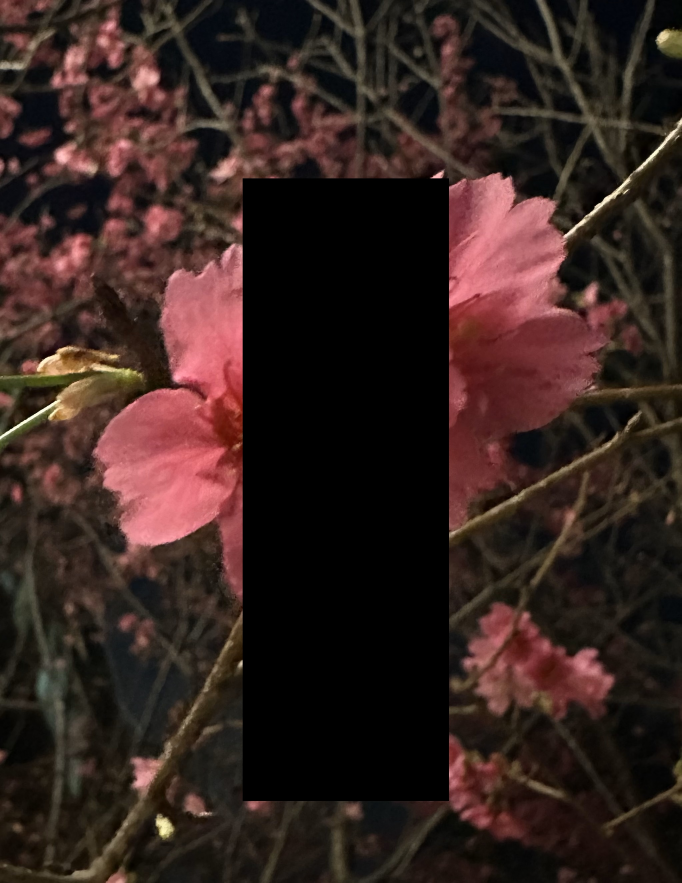
#> input picture MP1_augmented_dataset/black_patched_0001.jpg, 2045 x 2648 px, given in place of 0001.jpg, which was not available (shown at 1/3 size)
$ jupyter execute MP1_Affine_Transformations.ipynb   (text cells are left out)
#> lines starting #> are read from the running program, lines starting #| are printed output that depends on the picture; pictures that were not available may be replaced by others from this repository, and a replacement may not be noted
[cell 1]
# !pip install opencv-python numpy matplotlib ipywidgets

[cell 2]
import os
import cv2 as cv
import random
import math
import numpy as np
import matplotlib.pyplot as plt
from ipywidgets import interact, IntSlider, fixed

[cell 3]
# The current working directory to gauge the reference point for other paths to be accessed.
base_dir = os.getcwd()
# The directory where the dataset of images to be augmented is stored.
dataset_dir = os.path.join(base_dir, 'dataset')
# The directory where the augmented dataset will be stored.
output_dir = os.path.join(base_dir, 'MP1_augmented_dataset')

# If the output directory does not exist, it is created automatically
os.makedirs(output_dir, exist_ok=True)

# a sample image to be used for interactive visualization
image_path = os.path.join('dataset', '0001.jpg')

[cell 4]
def display_images(original_img, reshaped_img, modified_title, show_axis=False):
    """
    Displays two images side by side using Matplotlib.

    Args:
        original_img (np.ndarray): The original image.
        reshaped_img (np.ndarray): The image after transformation.
        reshaped_title (str): Title of the modified image display.
        show_axis (bool): Flag to show or hide axis labels. Defaults to False.
    """
    plt.figure(figsize=(10, 5))

    # Display the original image with additional styling
    plt.subplot(1, 2, 1)
    plt.imshow(cv.cvtColor(original_img, cv.COLOR_BGR2RGB))
    plt.title("Original Image", fontsize=16, color='#D1768F')
    if not show_axis:
        plt.axis('off')

    # Display the modified image with additional styling
    plt.subplot(1, 2, 2)
    plt.imshow(cv.cvtColor(reshaped_img, cv.COLOR_BGR2RGB))
    plt.title(modified_title, fontsize=16, color='#D1768F')
    if not show_axis:
        plt.axis('off')

    plt.tight_layout()
    plt.show()

[cell 5]
def save_image(img, filename):
    """
    Saves an image to the output directory.

    Args:
        img (np.ndarray): The image to be saved.
        filename (str): The filename under which the image will be saved in the output directory.
    """
    output_path = os.path.join(output_dir, filename)
    cv.imwrite(output_path, img)

[cell 6]
def reshape_image(img, new_width, new_height):
    """
    Resizes the input image to the specified width and height.

    Args:
        img (numpy.ndarray): The input image to be reshaped, represented as a NumPy array.
        new_width (int): The desired width of the reshaped image.
        new_height (int): The desired height of the reshaped image.

    Returns:
        numpy.ndarray: The reshaped image with the new dimensions.
    """
    return cv.resize(img, (new_width, new_height))

[cell 7]
img = cv.imread(image_path)
#> img is the input picture: shape (2648, 2045, 3); mean B, G, R 31.3, 35.4, 53.3
reshaped_img = reshape_image(img, 100, 100)
#> in reshape_image, `return cv.resize(img, (new_width, new_height))`:
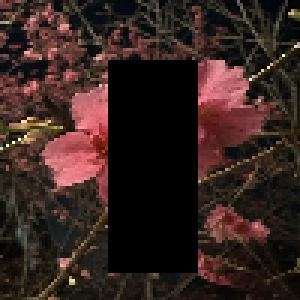
#> returned value: shape (100, 100, 3) (shown 3 times larger); mean of channels 0, 1, 2 31.3, 35.5, 53.4; drawn as B, G, R
display_images(img, reshaped_img, f"Reshaped Image (100, 100)", show_axis=True)

[cell 8]
def interactive_reshape(image_path, new_width, new_height, show_axis=False):
    img = cv.imread(image_path)
    if img is None:
        print("Error: Could not read image")
        return

    reshaped_img = reshape_image(img, new_width, new_height)
    display_images(img, reshaped_img, f"Reshaped Image ({new_width}, {new_height})", show_axis)

slider_style = {'description_width': 'initial', 'handle_color': '#D1768F'}

interact(
    interactive_reshape,
    image_path=fixed(image_path),
    new_width=IntSlider(value=100, min=50, max=500, step=10, description='Width', style=slider_style),
    new_height=IntSlider(value=100, min=50, max=500, step=10, description='Height', style=slider_style),
    show_axis=fixed(True)
)
#> the sliders are set to image_path = <module 'ipywidgets.fixed_' fr, new_width = 100, new_height = 100, show_axis = <module 'ipywidgets.fixed_' fr
#> (the call stopped at in interactive_reshape, `img = cv.imread(image_path)`: ipywidgets is not available in this run)

[cell 9]
def black_patch(img, num_patch=1):
    """
    Applies a black patch to random locations on the input image.

    Args:
        img (numpy.ndarray): The input image represented as a NumPy array.
        num_patch (int, optional): The number of black patches to apply. Defaults to 1.

    Returns:
        numpy.ndarray: The modified image with black patches applied.
    """
#> called with num_patch = 1

    img = img.copy()
    h, w = img.shape[:2]
    mean = [0.4914, 0.4822, 0.4465]
    sl = 0.02
    sh = 0.4
    r1 = 0.3

    for _ in range(num_patch):
        for attempt in range(100):
            area = h * w
            target_area = random.uniform(sl, sh) * area
            aspect_ratio = random.uniform(r1, 1/r1)
            patch_h = int(round(math.sqrt(target_area * aspect_ratio)))
            patch_w = int(round(math.sqrt(target_area / aspect_ratio)))
            if patch_w < w and patch_h < h:
                x1 = random.randint(0, h - patch_h)
                y1 = random.randint(0, w - patch_w)
                img[x1:x1 + patch_h, y1:y1 + patch_w, 0] = mean[0]
                img[x1:x1 + patch_h, y1:y1 + patch_w, 1] = mean[1]
                img[x1:x1 + patch_h, y1:y1 + patch_w, 2] = mean[2]
                break
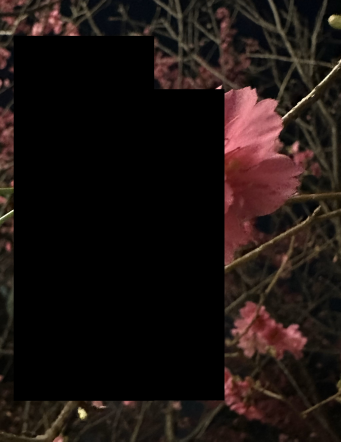
#> img: shape (2648, 2045, 3) (shown at 1/6 size); mean B, G, R 17.1, 19.8, 28.9
    return img

[cell 10]
patched_img = black_patch(img, 1)
display_images(img, patched_img, "Black Patched Image", show_axis=False)

[cell 11]
def interactive_black_patch(image_path, num_patch):
    img = cv.imread(image_path)
    if img is None:
        print("Error: Could not read image")
        return
    modified_img = black_patch(img, num_patch=num_patch)

    display_images(img, modified_img, "Black Patched Image", show_axis=False)

interact(
    interactive_black_patch,
    image_path=fixed(image_path),
    num_patch=IntSlider(value=1, min=1, max=10, step=1, description='Num Erases', style=slider_style)
)
#> the sliders are set to image_path = <module 'ipywidgets.fixed_' fr, num_patch = 1
#> (the call stopped at in interactive_black_patch, `img = cv.imread(image_path)`: ipywidgets is not available in this run)

[cell 12]
def shift_image(img, x_shift, y_shift):
    """
    Shifts an image by a specified number of pixels in the x and y directions.

    Parameters:
    img (numpy.ndarray): The input image to be shifted.
    x_shift (int): The number of pixels to shift the image horizontally.
    y_shift (int): The number of pixels to shift the image vertically.

    Returns:
    numpy.ndarray: The shifted image with the same dimensions as the input image.
    """
#> called with x_shift = 213, y_shift = 725
    h, w = img.shape[:2]
    M = np.float32([[1, 0, x_shift], [0, 1, y_shift]])
    shifted_img = cv.warpAffine(img, M, (w, h))
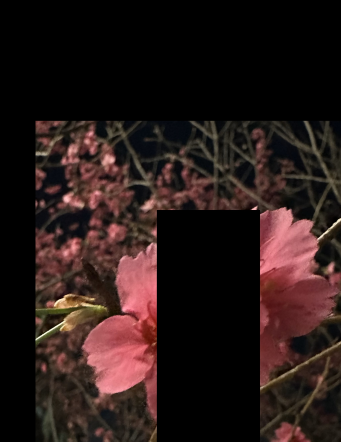
#> shifted_img: shape (2648, 2045, 3) (shown at 1/6 size); mean B, G, R 23.6, 25.6, 40.5
    return shifted_img

[cell 13]
"an example of a shifted image given a static input"
shifted_img = shift_image(img, 213, 725)
display_images(img, shifted_img, "Shifted Image", show_axis=False)

[cell 14]
def interactive_shift(image_path, x_shift, y_shift):
    """
    This function allows the use of the shift_image function to be
    interactive by adding sliders to change the x and y value

    Parameters:
    image_path (str): The path to the image file to be read and shifted.
    x_shift (int): The number of pixels to shift the image horizontally.
    y_shift (int): The number of pixels to shift the image vertically.

    Returns:
    The function will print an error message and return if the specified image
    cannot be read. Otherwise, this function instead does not return a value;
    it only displays the original and shifted images.
    """
    img = cv.imread(image_path)
    if img is None:
        print("Error: Could not read image")
        return
    modified_img = shift_image(img, x_shift, y_shift)
    display_images(img, modified_img, "Shifted Image", show_axis=False)

interact(
    interactive_shift,
    image_path=fixed(image_path),
    x_shift=IntSlider(value=213, min=-1000, max=1000, step=1, description='X Shift', style=slider_style),
    y_shift=IntSlider(value=725, min=-1000, max=1000, step=1, description='Y Shift', style=slider_style)
)
#> the sliders are set to image_path = <module 'ipywidgets.fixed_' fr, x_shift = 213, y_shift = 725
#> (the call stopped at in interactive_shift, `img = cv.imread(image_path)`: ipywidgets is not available in this run)

[cell 15]
def rotate_image(img, angle):
    """
    Rotates an image around its center by a specified angle.

    Parameters:
    img (numpy.ndarray): The input image to be rotated.
    angle (float): The angle of rotation in degrees. Positive values rotate counter-clockwise, and negative values rotate clockwise.

    Returns:
    numpy.ndarray: The rotated image with the same dimensions as the input image.
    """
#> called with angle = 90
    h, w = img.shape[:2]
    center = (w // 2, h // 2)
    M = cv.getRotationMatrix2D(center, angle, 1.0)
    rotated_img = cv.warpAffine(img, M, (w, h))
    return rotated_img

[cell 16]
"an example of a rotated image given a static input"
rotated_img = rotate_image(img, 90)
display_images(img, rotated_img, "Rotated Image", show_axis=False)

[cell 17]
def interactive_rotation(image_path, angle):
    """
    This function allows the use of the rotate_image function to be
    interactive by adding sliders to change the rotation angle.

    Parameters:
    image_path (str): The path to the image file to be read and rotated.
    angle (int): The angle in degrees to rotate the image. Positive values rotate counter-clockwise.

    Returns:
    If the specified image cannot be read, the function will print an error message and exit.
    Otherwise, this function does not return a value; it only displays the original and rotated images.
    """
    img = cv.imread(image_path)
    if img is None:
        print("Error: Could not read image")
        return
    modified_img = rotate_image(img, angle)
    display_images(img, modified_img, "Rotated Image", show_axis=False)

interact(
    interactive_rotation,
    image_path=fixed(image_path),
    angle=IntSlider(value=213, min=0, max=360, step=1, description='Rotation Angle', style=slider_style)
)
#> the sliders are set to image_path = <module 'ipywidgets.fixed_' fr, angle = 213
#> (the call stopped at in interactive_rotation, `img = cv.imread(image_path)`: ipywidgets is not available in this run)

[cell 18]
def flip_image(img, flip_code):
    """
    Parameters:
    img (numpy.ndarray): The input image to be flipped.
    flip_code (int): The code that defines the axis of flipping:
        0  -> Flips the image vertically.
        1  -> Flips the image horizontally.
        -1 -> Flips the image both vertically and horizontally.

    Returns:
    numpy.ndarray: The flipped image.
    """
#> called with flip_code = 1
    flipped_img = cv.flip(img, flip_code)
    return flipped_img

flipped_img = flip_image(img, 1)

[cell 19]
display_images(img, flipped_img, "Flipped Image", show_axis=False)
#> in display_images (call 5), `plt.show()`:
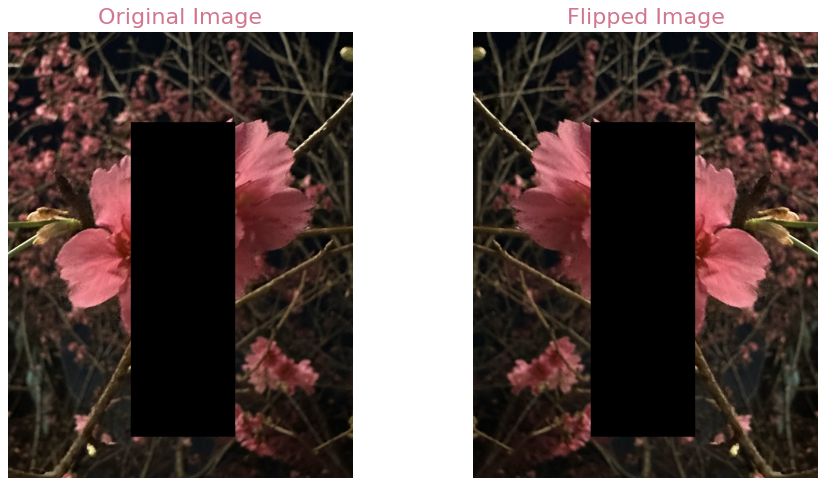
#> figure drawn by matplotlib, 2 panels

[cell 20]
def interactive_flip(image_path, flip_code):
    """
    interactive_flip(image_path, flip_code)
    This function is designed to allow interaction with the image flipping process via a slider.

    Parameters:
    image_path (str): Path to the image to be flipped.
    flip_code (int): The code to determine how the image should be flipped (-1, 0, or 1).
    """
    img = cv.imread(image_path)
    if img is None:
        print("Error: Could not read image")
        return
    modified_img = flip_image(img, flip_code)
    display_images(img, modified_img, "Flipped Image", show_axis=False)

interact(
    interactive_flip,
    image_path=fixed(image_path),
    flip_code=IntSlider(value=1, min=-1, max=1, step=1, description='Flip Code', style=slider_style)
)
#> the sliders are set to image_path = <module 'ipywidgets.fixed_' fr, flip_code = 1
#> (the call stopped at in interactive_flip, `img = cv.imread(image_path)`: ipywidgets is not available in this run)

[cell 21]
def apply_and_save_augmentation(img, original_name, function_name, augment_func):
    """
    img : numpy.ndarray
        The original image represented as a NumPy array (typically loaded using OpenCV or other image libraries).

    original_name : str
        The base name of the original image file. This is used to generate a new name for the augmented image.

    function_name : str
        The name of the augmentation function being applied (e.g., "flip", "rotate", "noise").
        This will be included in the new file name to indicate what transformation has been applied.

    augment_func : function
        A function that performs the desired augmentation on the image. This function should accept an image
        as an input and return the augmented version of the image.

    Returns:
    -------
    None
        The function saves the augmented image to disk with the new name but does not return any value.
    """
    augmented_img = augment_func(img)
    new_name = f"{function_name}_{original_name}"
    save_image(augmented_img, new_name)

[cell 22]
def process_images(dataset_dir):
    count = 0
    target_size = (100, 100)

    for filename in os.listdir(dataset_dir):
        if filename.endswith('.jpg'):
            img_path = os.path.join(dataset_dir, filename)
            img = cv.imread(img_path)

            reshaped_img = reshape_image(img, target_size[0], target_size[1])
            reshaped_name = f"reshaped_{filename}"
            save_image(reshaped_img, reshaped_name)
            count += 1

            apply_and_save_augmentation(img, filename, 'black_patched', lambda img: black_patch(img))
            apply_and_save_augmentation(img, filename, 'shifted', lambda img: shift_image(img, 213, 725))

            apply_and_save_augmentation(img, filename, 'rotated_45', lambda img: rotate_image(img, 45))
            apply_and_save_augmentation(img, filename, 'rotated_90', lambda img: rotate_image(img, 90))
            apply_and_save_augmentation(img, filename, 'rotated_180', lambda img: rotate_image(img, 180))
#> call 4 of rotate_image, with angle = 180
#> in rotate_image (call 4), `rotated_img = cv.warpAffine(img, M, (w, h))`:
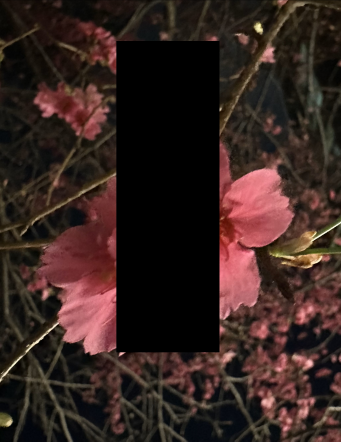
#> rotated_img: shape (2648, 2045, 3) (shown at 1/6 size); mean B, G, R 31.3, 35.4, 53.3
            apply_and_save_augmentation(img, filename, 'rotated_270', lambda img: rotate_image(img, 270))
#> in rotate_image (call 5), `rotated_img = cv.warpAffine(img, M, (w, h))`:
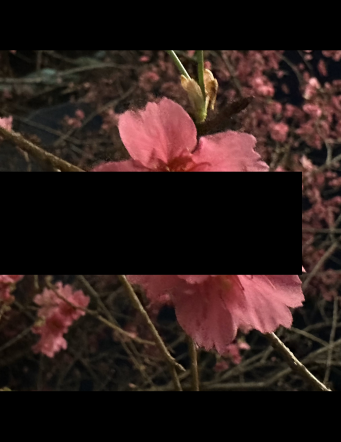
#> rotated_img: shape (2648, 2045, 3) (shown at 1/6 size); mean B, G, R 25, 27.9, 43.8

            apply_and_save_augmentation(img, filename, 'flipped_horizontal', lambda img: flip_image(img, 1))
            apply_and_save_augmentation(img, filename, 'flipped_vertical', lambda img: flip_image(img, 0))
#> call 3 of flip_image, with flip_code = 0
#> in flip_image (call 3), `flipped_img = cv.flip(img, flip_code)`:
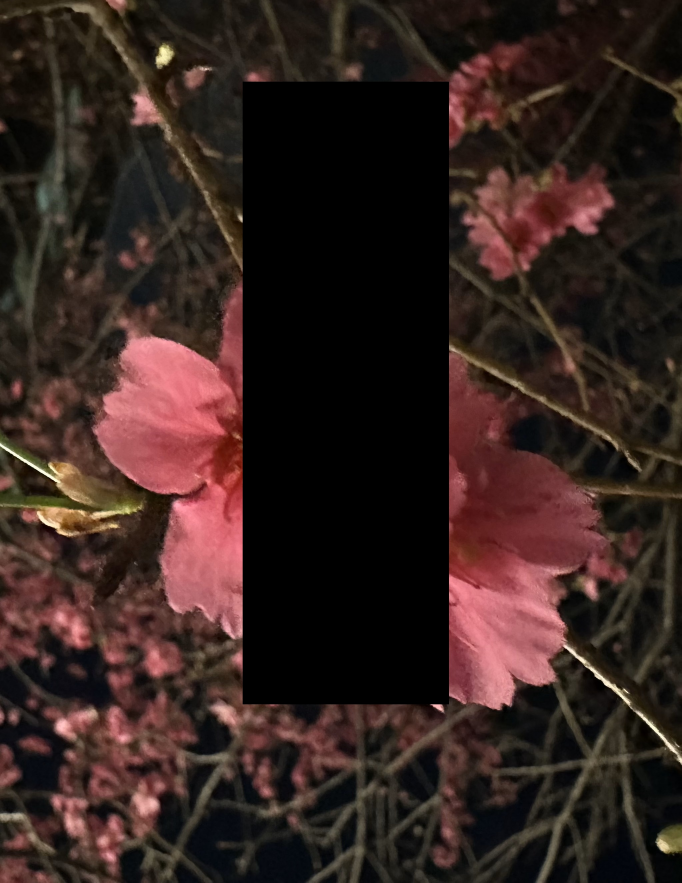
#> flipped_img: shape (2648, 2045, 3) (shown at 1/3 size); mean B, G, R 31.3, 35.4, 53.3
            apply_and_save_augmentation(img, filename, 'flipped_both', lambda img: flip_image(img, -1))

$ run again, on MP1_augmented_dataset/black_patched_0008.jpg
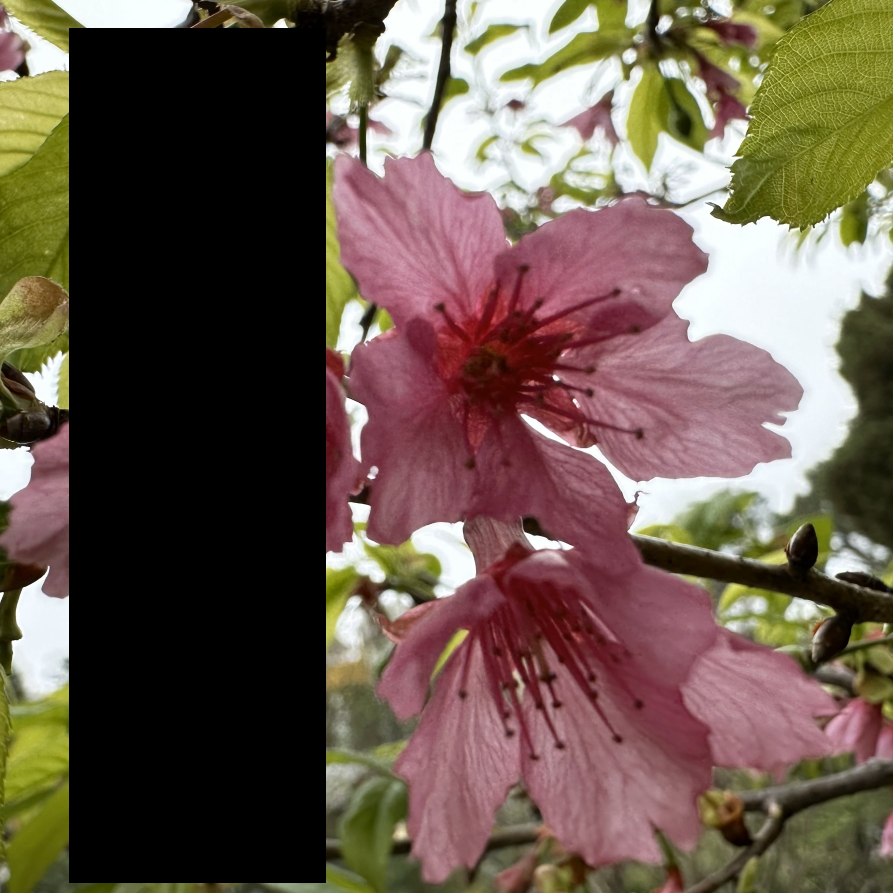
#> input picture MP1_augmented_dataset/black_patched_0008.jpg, 2679 x 2679 px, given in place of 0001.jpg, which was not available (shown at 1/3 size)
#> img is the input picture: shape (2679, 2679, 3); mean B, G, R 75.8, 87.8, 104.4
#> in rotate_image (call 5), `rotated_img = cv.warpAffine(img, M, (w, h))`:
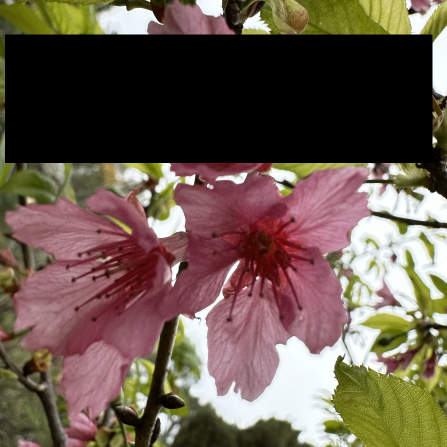
#> rotated_img: shape (2679, 2679, 3) (shown at 1/6 size); mean B, G, R 75.8, 87.8, 104.4
#> in flip_image (call 3), `flipped_img = cv.flip(img, flip_code)`:
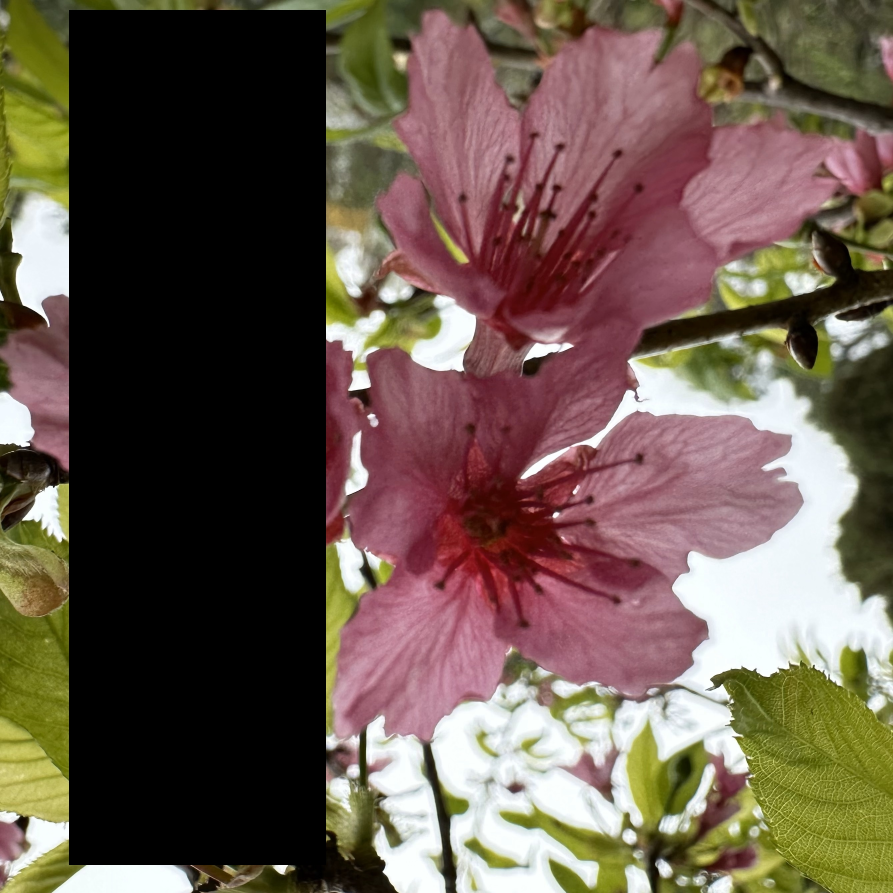
#> flipped_img: shape (2679, 2679, 3) (shown at 1/3 size); mean B, G, R 75.8, 87.8, 104.4
